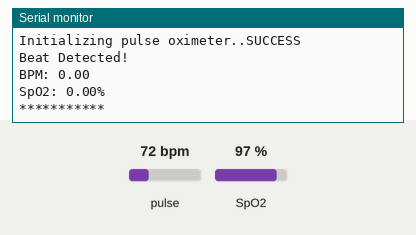
This sketch was run on a simulated ESP32. Parts: the last lines printed to the serial monitor. Inputs (shaded band) come from the test bench; at power-on: pulse 72 bpm, SpO2 97 %.

Above: at 1.2 s.
1.3 s: pulse set to 42 bpm
At 2.7 s:
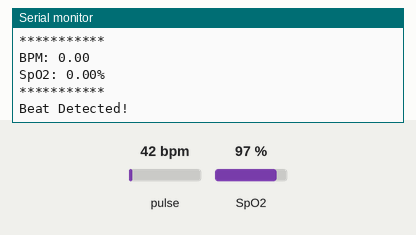
2.8 s: SpO2 set to 80 %
At 4.2 s:
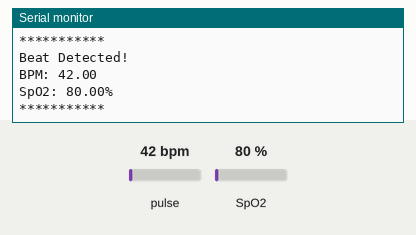
4.3 s: pulse set to 70 bpm
At 7.8 s:
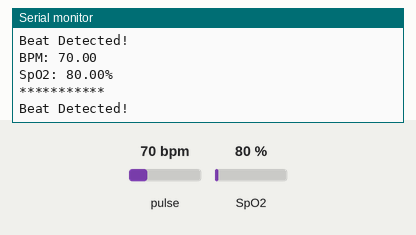
Timing chart, 0 to 9.3 s (numbered marks = the images above; inputs shaded):
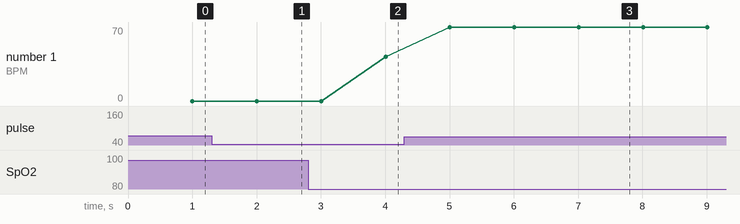

Measured:
- after the input at 2.8 s, the serial monitor: prints a new line after 1.2 s (image 2)
- after the input at 4.3 s, the serial monitor: prints a new line after 0.71 s (image 3)
- plotted number 1: 42 → 70 after the input at 4.3 s

The sketch:

Oximeter.ino
```cpp
#include <Wire.h>
#include "MAX30100_PulseOximeter.h"

#define REPORTING_PERIOD_MS     1000

float BPM, SpO2;

PulseOximeter pox;
uint32_t tsLastReport = 0;

void onBeatDetected()
{
  Serial.println("Beat Detected!");
}

void setup() {
  Serial.begin(115200);
  Serial.print("Initializing pulse oximeter..");

  if (!pox.begin()) {
    Serial.println("FAILED");
    for (;;);
  } else {
    Serial.println("SUCCESS");

    pox.setOnBeatDetectedCallback(onBeatDetected);
  }
 pox.setIRLedCurrent(MAX30100_LED_CURR_7_6MA);

  // Register a callback for the beat detection

}
void loop() {
  //server.handleClient();
  pox.update();
  BPM = pox.getHeartRate();
  SpO2 = pox.getSpO2();

  if (millis() - tsLastReport > REPORTING_PERIOD_MS)
  {

    Serial.print("BPM: ");
    Serial.println(BPM);

    Serial.print("SpO2: ");
    Serial.print(SpO2);
    Serial.println("%");

    Serial.println("***********");
    Serial.println();

    tsLastReport = millis();
  }

}
```
